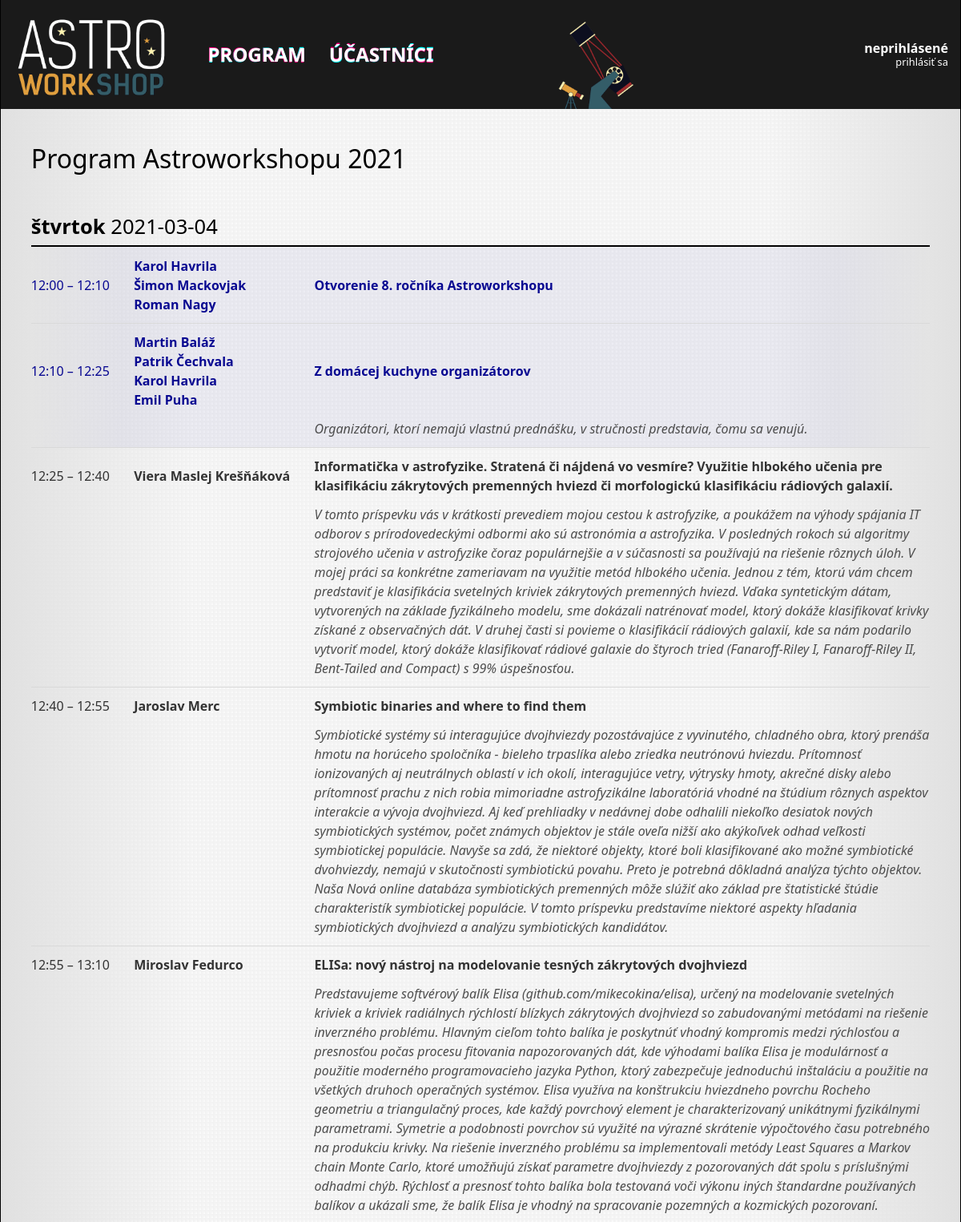
The app's page /2021/3/4/ (upper part) with its own data.
### core/models/event.py (models this page shows, shortened)
class Event(models.Model):
    class Meta:
        ordering = ('start', 'name')
        verbose_name = 'workshop'
        verbose_name_plural = 'workshopy'
    objects = EventQuerySet.as_manager()
    code = models.CharField(max_length=32, unique=True, verbose_name='kód')
    name = models.CharField(max_length=32, unique=True, verbose_name='názov')
    start = models.DateTimeField(verbose_name='začiatok')
    end = models.DateTimeField(verbose_name='koniec')
    pdf_programme = models.FileField(null=True, blank=True, upload_to=event_filename, verbose_name='program (PDF)')

### core/models/slot.py (models this page shows, shortened)
class Slot(models.Model):
    class Meta:
        ordering = ['start', 'duration']
        verbose_name = 'slot'
        verbose_name_plural = 'sloty'
    objects = SlotQuerySet.as_manager()
    CATEGORY_TALK = 'T'
    CATEGORY_WORKSHOP = 'W'
    CATEGORY_MEAL = 'M'
    CATEGORY_OTHER = 'O'
    CATEGORIES = [
        (CATEGORY_TALK, 'Prednáška'),
        (CATEGORY_WORKSHOP, 'Workshop'),
        (CATEGORY_MEAL, 'Jedlo'),
        (CATEGORY_OTHER, 'Ostatné'),
    ]
    title = models.CharField(blank=True, max_length=256, verbose_name='názov')
    abstract = models.TextField(blank=True, max_length=4096, verbose_name='abstrakt')
    start = models.DateTimeField(null=True, blank=True, verbose_name='začiatok')
    duration = models.PositiveIntegerField(null=False, verbose_name='dĺžka (min)')
    note = models.CharField(blank=True, max_length=256, verbose_name='poznámka')
    person = models.ManyToManyField('Participant', related_name='slots', blank=True, verbose_name='účastník')
    event = models.ForeignKey('Event', null=True, blank=True, related_name='slots', on_delete=models.CASCADE, verbose_name='workshop')
    category = models.CharField(max_length=1, choices=CATEGORIES, default=CATEGORY_TALK, verbose_name='kategória')
    online = models.BooleanField(null=False, blank=False, default=False, verbose_name='online')
    presentation = models.FileField(
        null=True,
        blank=True,
        upload_to=presentation_filename,
        verbose_name='prezentácia (PDF)'
    )
    video = models.URLField(max_length=100, null=True, blank=True, verbose_name='URL videa')
    def sorted_authors(self):
        return sorted(
            self.people, key=lambda x: unicodedata.normalize('NFKD', x.last_name)
        )

### core/models/participant.py (models this page shows, shortened)
class Participant(AbstractUser):
    class Meta:
        ordering = ['last_name', 'first_name']
        verbose_name = 'účastník'
        verbose_name_plural = 'účastníci'
    objects = ParticipantManager()
    institutes = models.ManyToManyField(
        'Institute',
        through='Affiliation',
        related_name = 'people',
    )
    events = models.ManyToManyField(
        'Event',
        through='Participation',
        related_name = 'participants',
    )
    about = models.TextField(blank=True)
    def get_full_name(self):
        return f"{self.last_name}, {self.first_name}"
    get_full_name.short_description = 'celé meno'
    def get_natural_name(self):
        return f"{self.first_name} {self.last_name}"

### core/views/slot.py (the view)
# urls.py: path('<int:year>/<int:month>/<int:day>/', slot.DayProgrammeView.as_view(), name='programme-day'),
class DayProgrammeView(ProgrammeView):
    template_name = 'core/programme-abstract.html'
    def get_queryset(self):
        return super().get_queryset().filter(
            date=datetime.datetime(self.kwargs['year'], self.kwargs['month'], self.kwargs['day'], 0, 0, 0, tzinfo=pytz.utc)
        )

### core/models/participant.py (called while the page is built)
    def with_current_affiliations(self, date):
        return self.prefetch_related(
            Prefetch(
                'institutes',
                queryset=Institute.objects.filter(
                    (Q(affiliation__start__lte=date) | Q(affiliation__start=None)) & (Q(affiliation__end__gte=date) | Q(affiliation__end=None))
                ).distinct(),
                to_attr='current_affiliations',
            ),
        )

    def with_full_name(self):
        return self.annotate(full_name=Concat('last_name', Value(', '), 'first_name'))

    def get_queryset(self):
        return super().get_queryset().annotate(full_name=Concat('last_name', Value(', '), 'first_name'))

### core/models/slot.py (called while the page is built)
    def with_people(self):
        Participant = apps.get_model('core', 'Participant')
        return self.prefetch_related(
            Prefetch(
                'person',
                queryset=Participant.objects.with_current_affiliations(F('people__slots__start')).with_full_name(),
                to_attr='people'
            )
        ).annotate(
            people_count=Count('person')
        )

### core/templatetags/astro.py (called while the page is built)
@register.filter(name='add_minutes')
def add_minutes(base, value):
    return base + datetime.timedelta(minutes=value)

@register.filter(name='replace')
def replace(string, args):
    search  = args.split(args[0])[1]
    replace = args.split(args[0])[2]
    return mark_safe(re.sub(search, replace, string))

### core/views/slot.py (called while the page is built)
    def get_queryset(self):
        self.event = django.shortcuts.get_object_or_404(core.models.Event, code=self.kwargs.get('year', datetime.date.today().year))
        return self.model.objects \
            .with_people() \
            .filter(event__code=self.event.code) \
            .annotate(
                date=TruncDay('start'),
            ) \
            .order_by('start', 'duration')

    def get_context_data(self, **kwargs):
        return super().get_context_data(**kwargs) | {'event': self.event}

### core/templates/core/programme-abstract.html
{% extends 'core/programme.html' %}
{% load astro tz %}
{% block abstract %}
    {% if slot.abstract %}
    <tr class="abstract category-{{ slot.category }}">
        <td colspan="2"></td>
        <td>
            {{ slot.abstract|replace:"#\n#<br />" }}
        </td>
    </tr>
    {% endif %}
{% endblock abstract %}

### core/templates/core/programme.html (shortened to what this page needs)
{% extends 'core/base.html' %}
{% load astro tz %}
{% block pagetitle %}
    <h2>
        Program Astroworkshopu {{ event.code }}
    </h2>
{% endblock pagetitle %}
{% block page %}
    <table class="programme">
        {% regroup slots by date as slots_date %}
        {% for day, slots_day in slots_date %}
            <tr>
                <th class="day" colspan="4">
                    {% if day is None %}
                        <span class="dow">nezaradené</span>
                    {% else %}
                        <a href="{% url 'programme-day' day.year day.month day.day %}">
                            <span class="dow">{{ day|date:"l" }}</span>
                            <span class="ymd">{{ day|date:"Y-m-d"|replace:"#-#&dash;" }}
                        </a>
                    {% endif %}
                </th>
            </tr>
            {% for slot in slots_day %}
                <tr class="category-{{ slot.category }}{% if forloop.last %} last{% endif %}">
                    <td class="time">
                        {{ slot.start|timezone:"Europe/Bratislava"|time:"H:i" }}
                        {% if slot.start and slot.duration > 0 %}
                            &ndash;&nbsp;{{ slot.start|add_minutes:slot.duration|timezone:"Europe/Bratislava"|time:"H:i" }}
                        {% endif %}
                    </td>
                    <td class="person">
                        {% for person in slot.sorted_authors %}
                            <a href="{% url 'participant' person.username %}">{{ person.get_natural_name }}</a>
                            {% if not forloop.last %}<br />{% endif %}
                        {% endfor %}
                    </td>
                    <td class="title">
                        <a href="{% url 'slot' id=slot.id %}">{{ slot.title }}</a>
                    </td>
                    {% block abstract %}
                    {% endblock abstract %}
                </tr>
            {% endfor %}
        {% empty %}
            <span class="empty">V tento deň sa nekoná žiadna akcia.</span>
        {% endfor %}
    </table>
{% endblock page %}

### static/css/main.css (style rules this page uses)
html { width: 100%; font-family: "Segoe UI", "Verdana", sans-serif; padding: 0px; }
body { height: 100%; margin: 0px; min-height: 100vh; overflow-y: scroll; background-color: hsl(0, 0%, 92%); background-image: url("/static/images/background.png"); background-repeat: repeat; background-size: 1000px 560px; }
h2 { font-size: 200%; font-weight: 500; padding-bottom: 5mm; line-height: 1.5; }
table { width: 100%; border: 0px; }
table th.day { text-align: left; font-size: 160%; color: black; padding: 8mm 0px 3mm; border-bottom: 2px solid hsl(0, 0%, 0%); }
table th.day a, table th.day a:visited { text-decoration: none; color: black; }
span.dow { font-weight: 600; }
table tr { padding-top: 3mm; padding-bottom: 3mm; }
table.programme tr:not(:first-child) { border-top: 1px solid hsl(0, 0%, 85%); }
table.programme tr.abstract { border-top: 0px none; color: hsl(0, 0%, 30%); font-style: italic; }
table td { padding-top: 3mm; padding-bottom: 3mm; padding-right: 8mm; vertical-align: middle; }
table tr.abstract td { padding-top: 0mm; }
table td:last-child { padding-right: 0mm; }
table td.time, table td.person { white-space: nowrap; }
table td a, table td a:visited { font-weight: 600; text-decoration: none; color: inherit; }
tr.category-O { color: hsl(240, 90%, 30%); background-image: linear-gradient(to right, transparent 0%, hsla(240, 90%, 30%, 5%) 10%, hsla(240, 90%, 30%, 5%) 90%, transparent 100%); }
tr.category-T { color: hsl(225, 0%, 20%); }

### records on screen
Event: code "2021"
Slot: start "12:00", start|add_minutes "12:10", title "Otvorenie 8. ročníka Astroworkshopu"
Participant: get_natural_name "Karol Havrila"
Participant: get_natural_name "Šimon Mackovjak"
Participant: get_natural_name "Roman Nagy"
Slot: start "12:10", start|add_minutes "12:25", title "Z domácej kuchyne organizátorov", abstract "Organizátori, ktorí nemajú vlastnú prednášku, v stručnosti predstavia, čomu sa venujú."
Participant: get_natural_name "Martin Baláž"
Participant: get_natural_name "Patrik Čechvala"
Participant: get_natural_name "Emil Puha"
Slot: start "12:25", start|add_minutes "12:40", title "Informatička v astrofyzike. Stratená či nájdená vo vesmíre? Využitie hlbokého učenia pre klasifikáciu zákrytových premenných hviezd či morfologickú klasifikáciu rádiových galaxií.", abstract "V tomto príspevku vás v krátkosti prevediem mojou cestou k astrofyzike, a poukážem na výhody spájania IT odborov s prírodovedeckými odbormi ako sú astronómia a astrofyzika. V posledných rokoch sú algoritmy strojového učenia v astrofyzike čoraz populárnejšie a v súčasnosti sa používajú na riešenie rôznych úloh. V mojej práci sa konkrétne zameriavam na využitie metód hlbokého učenia. Jednou z tém, ktorú vám chcem predstaviť je klasifikácia svetelných kriviek zákrytových premenných hviezd. Vďaka syntetickým dátam, vytvorených na základe fyzikálneho modelu, sme dokázali natrénovať model, ktorý dokáže klasifikovať krivky získané z observačných dát. V druhej časti si povieme o klasifikácií…"
Participant: get_natural_name "Viera Maslej Krešňáková"
Slot: start "12:40", start|add_minutes "12:55", title "Symbiotic binaries and where to find them", abstract "Symbiotické systémy sú interagujúce dvojhviezdy pozostávajúce z vyvinutého, chladného obra, ktorý prenáša hmotu na horúceho spoločníka - bieleho trpaslíka alebo zriedka neutrónovú hviezdu. Prítomnosť ionizovaných aj neutrálnych oblastí v ich okolí, interagujúce vetry, výtrysky hmoty, akrečné disky alebo prítomnosť prachu z nich robia mimoriadne astrofyzikálne laboratóriá vhodné na štúdium rôznych aspektov interakcie a vývoja dvojhviezd. Aj keď prehliadky v nedávnej dobe odhalili niekoľko desiatok nových symbiotických systémov, počet známych objektov je stále oveľa nižší ako akýkoľvek odhad veľkosti symbiotickej populácie. Navyše sa zdá, že niektoré objekty, ktoré boli klasifikované ako…"
Participant: get_natural_name "Jaroslav Merc"
Slot: start "12:55", start|add_minutes "13:10", title "ELISa: nový nástroj na modelovanie tesných zákrytových dvojhviezd", abstract "Predstavujeme softvérový balík Elisa (github.com/mikecokina/elisa), určený na modelovanie svetelných kriviek a kriviek radiálnych rýchlostí blízkych zákrytových dvojhviezd so zabudovanými metódami na riešenie inverzného problému. Hlavným cieľom tohto balíka je poskytnúť vhodný kompromis medzi rýchlosťou a presnosťou počas procesu fitovania napozorovaných dát, kde výhodami balíka Elisa je modulárnosť a použitie moderného programovacieho jazyka Python, ktorý zabezpečuje jednoduchú inštaláciu a použitie na všetkých druhoch operačných systémov. Elisa využíva na konštrukciu hviezdneho povrchu Rocheho geometriu a triangulačný proces, kde každý povrchový element je charakterizovaný unikátnymi…"
Participant: get_natural_name "Miroslav Fedurco"

### other values on screen
{{ day|date:"l" }} "štvrtok"
{{ day|date:"Y-m-d"|replace:"#-#&dash;" }} "2021‐03‐04"
